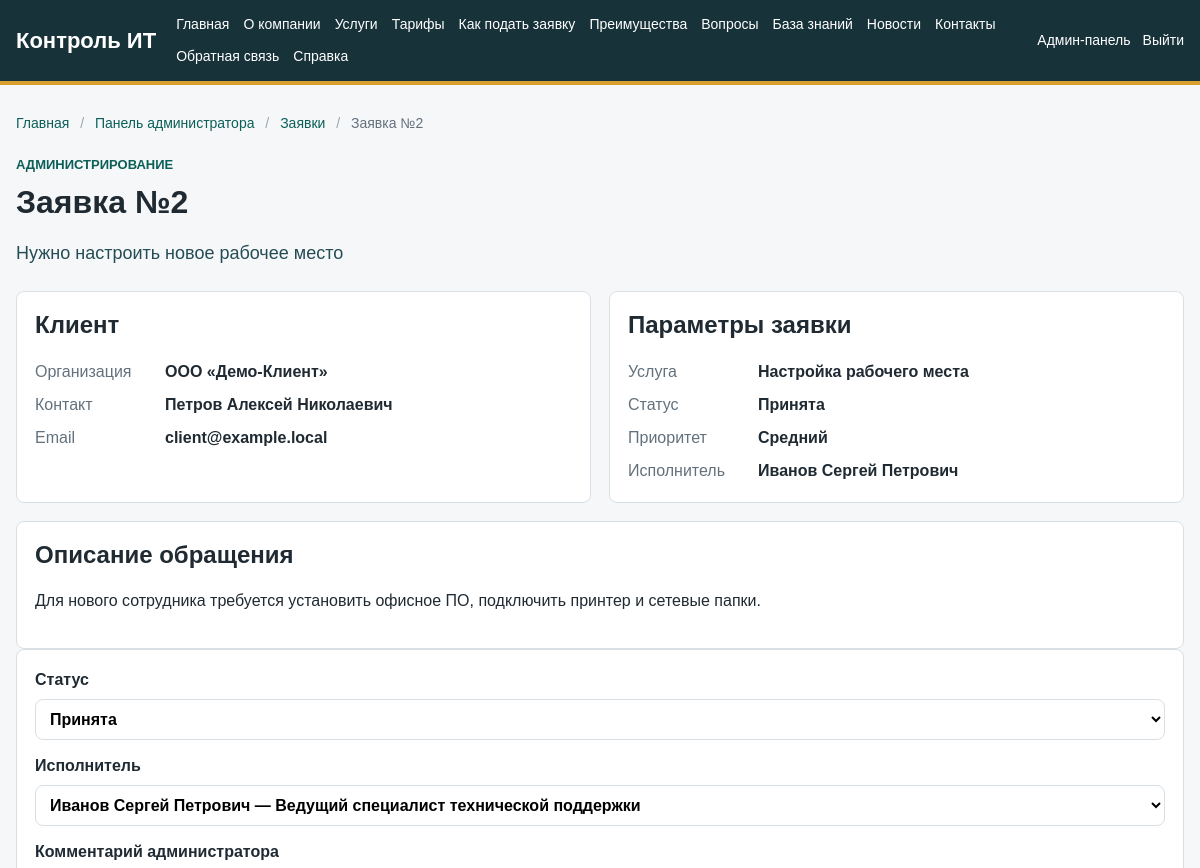
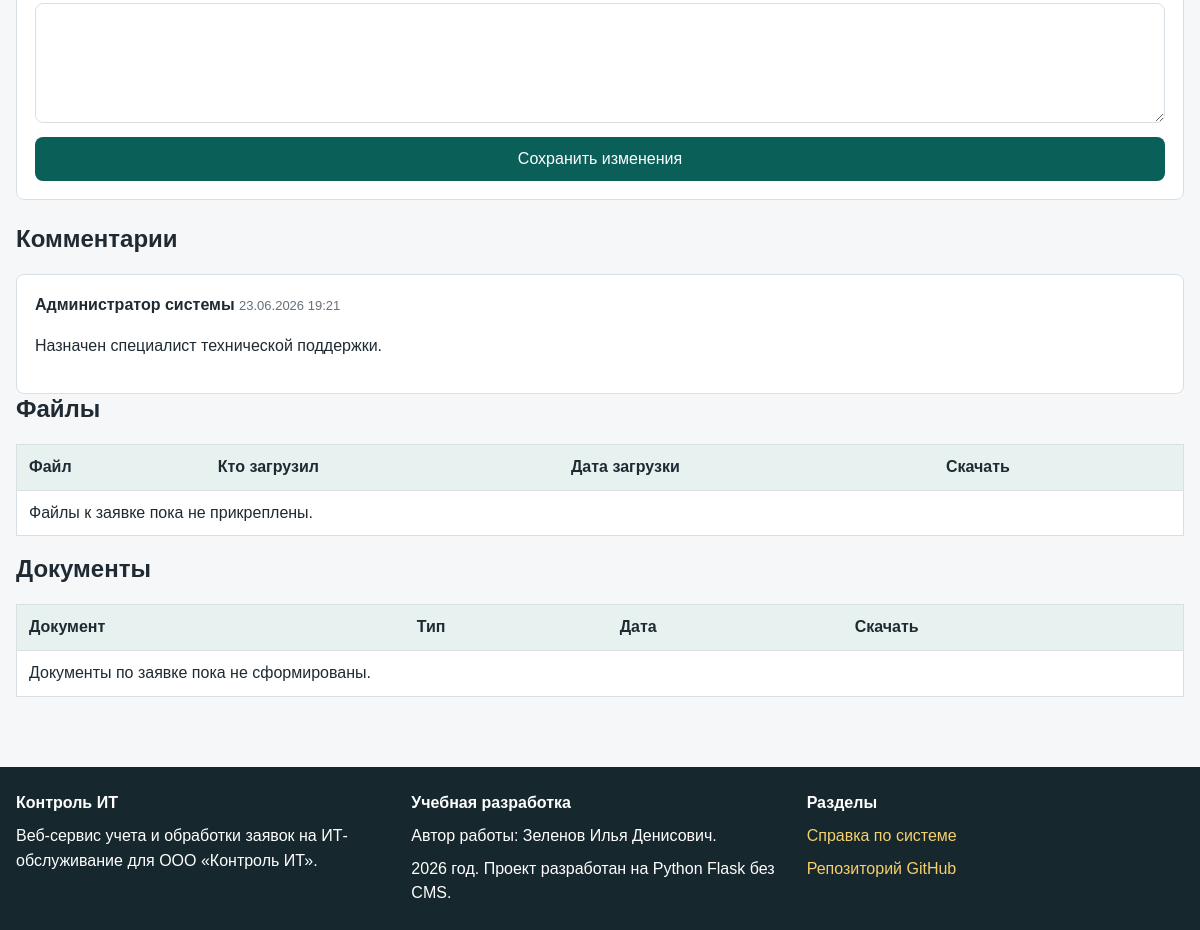
The app's page /admin/tickets/2 (signed in) with its own data (2 pictures, top to bottom).
### app/models.py (models this page shows, shortened)
class Ticket(db.Model):
    __tablename__ = "tickets"
    id = db.Column(db.Integer, primary_key=True)
    title = db.Column(db.String(180), nullable=False)
    description = db.Column(db.Text, nullable=False)
    created_at = db.Column(db.DateTime, default=datetime.utcnow)
    updated_at = db.Column(db.DateTime, default=datetime.utcnow, onupdate=datetime.utcnow)
    deadline_at = db.Column(db.DateTime)
    closed_at = db.Column(db.DateTime)
    client_id = db.Column(db.Integer, db.ForeignKey("clients.id"), nullable=False)
    specialist_id = db.Column(db.Integer, db.ForeignKey("employees.id"))
    service_id = db.Column(db.Integer, db.ForeignKey("services.id"), nullable=False)
    status_id = db.Column(db.Integer, db.ForeignKey("ticket_statuses.id"), nullable=False)
    priority_id = db.Column(db.Integer, db.ForeignKey("ticket_priorities.id"), nullable=False)
    client = db.relationship("Client", back_populates="tickets")
    specialist = db.relationship("Employee", back_populates="assigned_tickets")
    service = db.relationship("Service", back_populates="tickets")
    status = db.relationship("TicketStatus", back_populates="tickets")
    priority = db.relationship("TicketPriority", back_populates="tickets")
    comments = db.relationship("TicketComment", back_populates="ticket", cascade="all, delete-orphan")
    attachments = db.relationship("Attachment", back_populates="ticket", cascade="all, delete-orphan")
    documents = db.relationship("Document", back_populates="ticket", cascade="all, delete-orphan")

class Client(db.Model):
    __tablename__ = "clients"
    id = db.Column(db.Integer, primary_key=True)
    organization_name = db.Column(db.String(180), nullable=False)
    inn = db.Column(db.String(20))
    address = db.Column(db.String(255))
    contact_person = db.Column(db.String(150))
    created_at = db.Column(db.DateTime, default=datetime.utcnow)
    user_id = db.Column(db.Integer, db.ForeignKey("users.id"), nullable=False)
    user = db.relationship("User", back_populates="client")
    tickets = db.relationship("Ticket", back_populates="client")

class User(UserMixin, db.Model):
    __tablename__ = "users"
    id = db.Column(db.Integer, primary_key=True)
    username = db.Column(db.String(80), unique=True, nullable=False)
    password_hash = db.Column(db.String(255), nullable=False)
    email = db.Column(db.String(120), unique=True, nullable=False)
    full_name = db.Column(db.String(150), nullable=False)
    phone = db.Column(db.String(30))
    is_active_account = db.Column(db.Boolean, default=True)
    created_at = db.Column(db.DateTime, default=datetime.utcnow)
    role_id = db.Column(db.Integer, db.ForeignKey("roles.id"), nullable=False)
    role = db.relationship("Role", back_populates="users")
    client = db.relationship("Client", back_populates="user", uselist=False)
    employee = db.relationship("Employee", back_populates="user", uselist=False)
    comments = db.relationship("TicketComment", back_populates="author")
    @property
    def is_active(self):
        return self.is_active_account
    def has_role(self, *role_names):
        return self.role and self.role.name in role_names

class Service(db.Model):
    __tablename__ = "services"
    id = db.Column(db.Integer, primary_key=True)
    name = db.Column(db.String(150), nullable=False)
    description = db.Column(db.Text)
    price = db.Column(db.Float, default=0)
    is_active = db.Column(db.Boolean, default=True)
    category_id = db.Column(db.Integer, db.ForeignKey("service_categories.id"), nullable=False)
    category = db.relationship("ServiceCategory", back_populates="services")
    tickets = db.relationship("Ticket", back_populates="service")

class TicketStatus(db.Model):
    __tablename__ = "ticket_statuses"
    id = db.Column(db.Integer, primary_key=True)
    name = db.Column(db.String(80), unique=True, nullable=False)
    sort_order = db.Column(db.Integer, default=0)
    tickets = db.relationship("Ticket", back_populates="status")

class TicketPriority(db.Model):
    __tablename__ = "ticket_priorities"
    id = db.Column(db.Integer, primary_key=True)
    name = db.Column(db.String(80), unique=True, nullable=False)
    response_hours = db.Column(db.Integer, default=24)
    tickets = db.relationship("Ticket", back_populates="priority")

class TicketComment(db.Model):
    __tablename__ = "ticket_comments"
    id = db.Column(db.Integer, primary_key=True)
    text = db.Column(db.Text, nullable=False)
    created_at = db.Column(db.DateTime, default=datetime.utcnow)
    ticket_id = db.Column(db.Integer, db.ForeignKey("tickets.id"), nullable=False)
    author_id = db.Column(db.Integer, db.ForeignKey("users.id"), nullable=False)
    ticket = db.relationship("Ticket", back_populates="comments")
    author = db.relationship("User", back_populates="comments")

### app/routes/admin.py (the view, shortened to what this page needs)
@admin_bp.route("/tickets/<int:ticket_id>", methods=["GET", "POST"])
@login_required
@role_required("Администратор")
def ticket_detail(ticket_id):
    ticket = Ticket.query.get_or_404(ticket_id)
    statuses = TicketStatus.query.order_by(TicketStatus.sort_order).all()
    specialists = Employee.query.order_by(Employee.id).all()
    return render_template(
        "admin/ticket_detail.html",
        title=f"Заявка №{ticket.id}",
        ticket=ticket,
        statuses=statuses,
        specialists=specialists,
        breadcrumbs=admin_breadcrumbs(
            {"label": "Заявки", "url": url_for("admin.tickets")},
            {"label": f"Заявка №{ticket.id}", "url": None},
        ),
    )

### app/models.py (called while the page is built)
@login_manager.user_loader
def load_user(user_id):
    return User.query.get(int(user_id))

### app/routes/admin.py (called while the page is built)
def admin_breadcrumbs(*items):
    trail = [{"label": "Главная", "url": url_for("public.home")}]
    if items:
        trail.append({"label": "Панель администратора", "url": url_for("admin.dashboard")})
        trail.extend(items)
    else:
        trail.append({"label": "Панель администратора", "url": None})
    return trail

### app/templates/admin/ticket_detail.html (shortened to what this page needs)
{% extends "base.html" %}
{% block content %}
<section class="page-header">
    <p class="eyebrow">Администрирование</p>
    <h1>Заявка №{{ ticket.id }}</h1>
    <p class="lead">{{ ticket.title }}</p>
</section>
<section class="section-grid">
    <article class="info-box">
        <h2>Клиент</h2>
        <dl class="meta-list">
            <div>
                <dt>Организация</dt>
                <dd>{{ ticket.client.organization_name }}</dd>
            </div>
            <div>
                <dt>Контакт</dt>
                <dd>{{ ticket.client.contact_person or ticket.client.user.full_name }}</dd>
            </div>
            <div>
                <dt>Email</dt>
                <dd>{{ ticket.client.user.email }}</dd>
            </div>
        </dl>
    </article>
    <article class="info-box">
        <h2>Параметры заявки</h2>
        <dl class="meta-list">
            <div>
                <dt>Услуга</dt>
                <dd>{{ ticket.service.name }}</dd>
            </div>
            <div>
                <dt>Статус</dt>
                <dd>{{ ticket.status.name }}</dd>
            </div>
            <div>
                <dt>Приоритет</dt>
                <dd>{{ ticket.priority.name }}</dd>
            </div>
            <div>
                <dt>Исполнитель</dt>
                <dd>{{ ticket.specialist.user.full_name if ticket.specialist else 'Не назначен' }}</dd>
            </div>
        </dl>
    </article>
</section>
<section class="info-box">
    <h2>Описание обращения</h2>
    <p>{{ ticket.description }}</p>
</section>
<form method="post" class="form-card">
    <label>
        Статус
        <select name="status_id">
            {% for status in statuses %}
                <option value="{{ status.id }}" {% if ticket.status_id == status.id %}selected{% endif %}>{{ status.name }}</option>
            {% endfor %}
        </select>
    </label>
    <label>
        Исполнитель
        <select name="specialist_id">
            {% for specialist in specialists %}
                <option value="{{ specialist.id }}" {% if ticket.specialist_id == specialist.id %}selected{% endif %}>
                    {{ specialist.user.full_name }} — {{ specialist.position }}
                </option>
            {% endfor %}
        </select>
    </label>
    <label>
        Комментарий администратора
        <textarea name="comment"></textarea>
    </label>
    <button type="submit">Сохранить изменения</button>
</form>
<section>
    <h2>Комментарии</h2>
    {% for comment in ticket.comments %}
        <div class="comment">
            <b>{{ comment.author.full_name }}</b>
            <span>{{ comment.created_at.strftime('%d.%m.%Y %H:%M') }}</span>
            <p>{{ comment.text }}</p>
        </div>
    {% else %}
        <p class="muted">Комментарии пока не добавлены.</p>
    {% endfor %}
</section>
<section>
    <h2>Файлы</h2>
    <table>
        <thead>
        <tr>
            <th>Файл</th>
            <th>Кто загрузил</th>
            <th>Дата загрузки</th>
            <th>Скачать</th>
        </tr>
        </thead>
        <tbody>
        {% for file in ticket.attachments %}
            <tr>
                <td>{{ file.original_name }}</td>
                <td>{{ file.uploaded_by.full_name }}</td>
                <td>{{ file.uploaded_at.strftime('%d.%m.%Y %H:%M') }}</td>
                <td><a class="button small" href="{{ url_for('downloads.attachment', attachment_id=file.id) }}">Скачать файл</a></td>
            </tr>
        {% else %}
            <tr>
                <td colspan="4">Файлы к заявке пока не прикреплены.</td>
            </tr>
        {% endfor %}
        </tbody>
    </table>
</section>
<section>
    <h2>Документы</h2>
    <table>
        <thead>
        <tr>
            <th>Документ</th>
            <th>Тип</th>
            <th>Дата</th>
            <th>Скачать</th>
        </tr>
        </thead>
        <tbody>
        {% for doc in ticket.documents %}
            <tr>
                <td>{{ doc.title }}</td>
                <td>{{ doc.document_type }}</td>
                <td>{{ doc.created_at.strftime('%d.%m.%Y') }}</td>
                <td><a class="button small" href="{{ url_for('downloads.document', document_id=doc.id) }}">Скачать</a></td>
            </tr>
        {% else %}
            <tr>
                <td colspan="4">Документы по заявке пока не сформированы.</td>
            </tr>
        {% endfor %}
        </tbody>
    </table>
</section>
{% endblock %}

### app/static/css/style.css (style rules this page uses)
:root { --page: #f6f7f9; --surface: #ffffff; --surface-soft: #eef6f4; --ink: #1f2a32; --muted: #63717d; --line: #d9e0e5; --header: #18323a; --header-2: #244c55; --accent: #0f766e; --accent-strong: #0b5f59; --warning: #b7791f; --danger: #b42318; --success: #1f7a4d; --white: #ffffff; }
* { box-sizing: border-box; }
body { margin: 0; font-family: Arial, Helvetica, sans-serif; color: var(--ink); background: var(--page); line-height: 1.55; }
.page-header { margin-bottom: 24px; }
.page-header h1 { margin-bottom: 10px; }
h1 { margin-top: 0; font-size: 32px; line-height: 1.2; }
h2 { margin-top: 0; line-height: 1.25; }
.lead { font-size: 18px; color: var(--header-2); }
.eyebrow { margin: 0 0 8px; color: var(--accent-strong); font-size: 13px; font-weight: 700; text-transform: uppercase; }
.cards, .dashboard-grid, .section-grid { display: grid; grid-template-columns: repeat(auto-fit, minmax(240px, 1fr)); gap: 18px; margin: 18px 0; }
.card, .metric, .info-box, .form-card, .comment { background: var(--surface); border: 1px solid var(--line); border-radius: 8px; padding: 18px; }
.button, button { display: inline-block; background: var(--accent-strong); color: var(--white); border: none; border-radius: 8px; padding: 10px 16px; cursor: pointer; font: inherit; text-align: center; }
.form-card { display: grid; gap: 14px; margin-bottom: 24px; }
label { display: grid; gap: 6px; font-weight: 600; }
input, textarea, select { width: 100%; padding: 10px; border: 1px solid var(--line); border-radius: 8px; font: inherit; background: var(--white); }
textarea { min-height: 120px; resize: vertical; }
table { width: 100%; border-collapse: collapse; background: var(--white); border: 1px solid var(--line); margin: 18px 0; }
th, td { padding: 10px 12px; border-bottom: 1px solid var(--line); text-align: left; vertical-align: top; }
th { background: #e7f1ef; }
.meta-list { display: grid; gap: 8px; margin: 0; }
.meta-list div { display: grid; grid-template-columns: 120px 1fr; gap: 10px; }
.meta-list dt { color: var(--muted); }
.meta-list dd { margin: 0; font-weight: 700; }
.comment span { color: var(--muted); font-size: 13px; }

### records on screen
Ticket: id "2", title "Нужно настроить новое рабочее место", description "Для нового сотрудника требуется установить офисное ПО, подключить принтер и сетевые папки.", status_id "Принята", specialist_id "Иванов Сергей Петрович — Ведущий специалист технической поддержки"
Client: client.organization_name "ООО «Демо-Клиент»", client "Петров Алексей Николаевич"
User: client.user.email "client@example.local"
Service: service.name "Настройка рабочего места"
TicketStatus: status.name "Принята"
TicketPriority: priority.name "Средний"
User: specialist.user "Иванов Сергей Петрович"
TicketComment: author.full_name "Администратор системы", created_at "23.06.2026 19:21", text "Назначен специалист технической поддержки."

### other values on screen
{{ crumb.label }} "Главная" "Панель администратора" "Заявки"
{{ crumb.label }} "Заявка №2"
